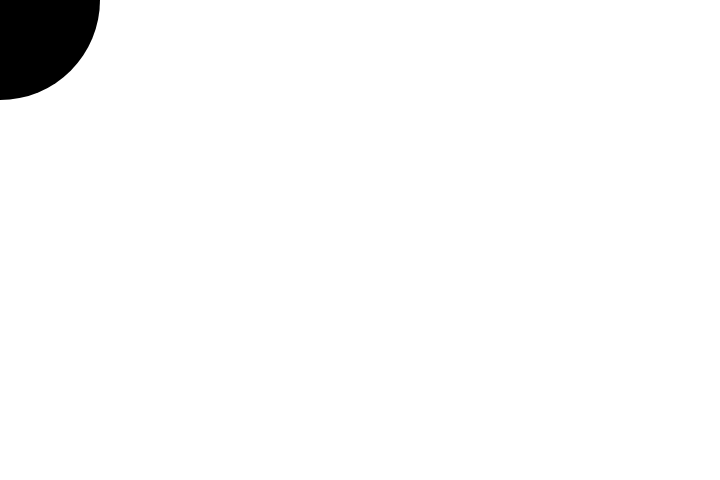
Frame 1 (no input)
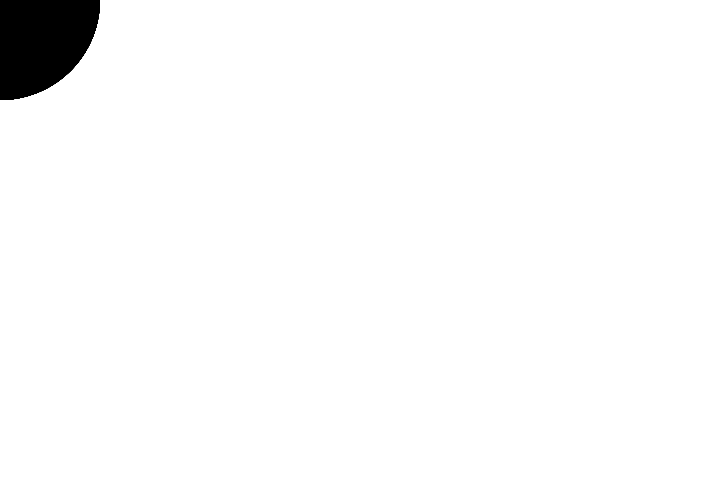
Frame 60 (no input)
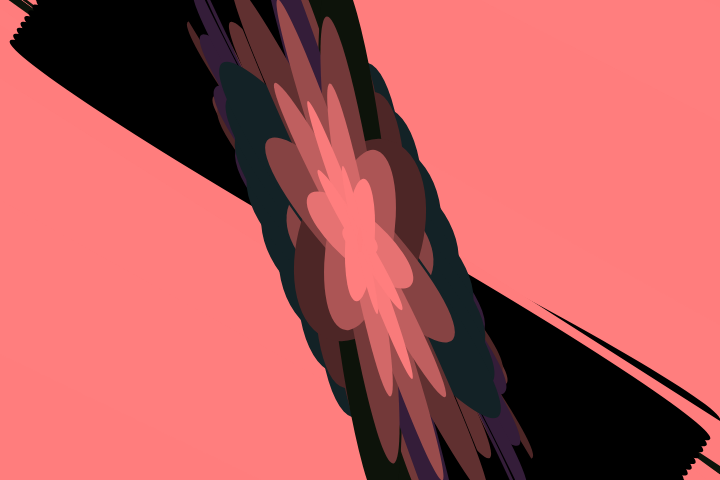
Frame 120 (the mouse pressed at the canvas centre since frame 60)

The p5.js sketch that drew these frames (run headless with seeded random() and noise() and a simulated clock; from frame 60 on, the mouse is pressed at the canvas centre):

// p5.js sketch
// ── sketch.js
let numberRings = 20;
let maxDiameter = 100;
let angle = 0;

function setup() {
  createCanvas(720, 480);
  noStroke();
  colorMode(HSB, width, height, height);
  ellipseMode(CENTER);
  angleMode(DEGREES);
}

function draw() {
  let r = mouseX;
  let g = mouseY;
  let b = mouseX + mouseY * .5;
  // background(r, g, b);
  translate(mouseX, mouseY);

  for (var i = 0; i < numberRings; i++) {
    var currentDiameter = maxDiameter * (numberRings - i) / 10;
    fill(b * i * .4, g + i * .2, r * i * .1);
    rotate(angle);
    shearX(mouseY * -.1);
    shearY(mouseX * .3);
    ellipse(0, 0, currentDiameter, currentDiameter);
  }

  angle = angle + 1;
}
